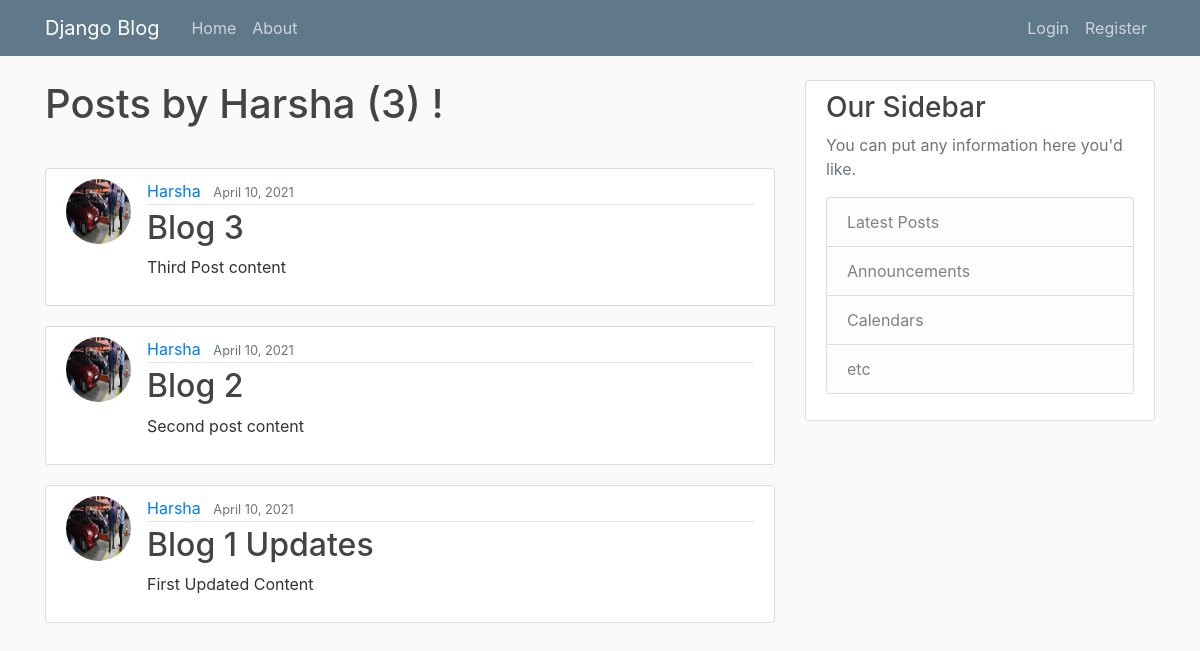
/user/Harsha/, run on an earlier commit of the app's database.
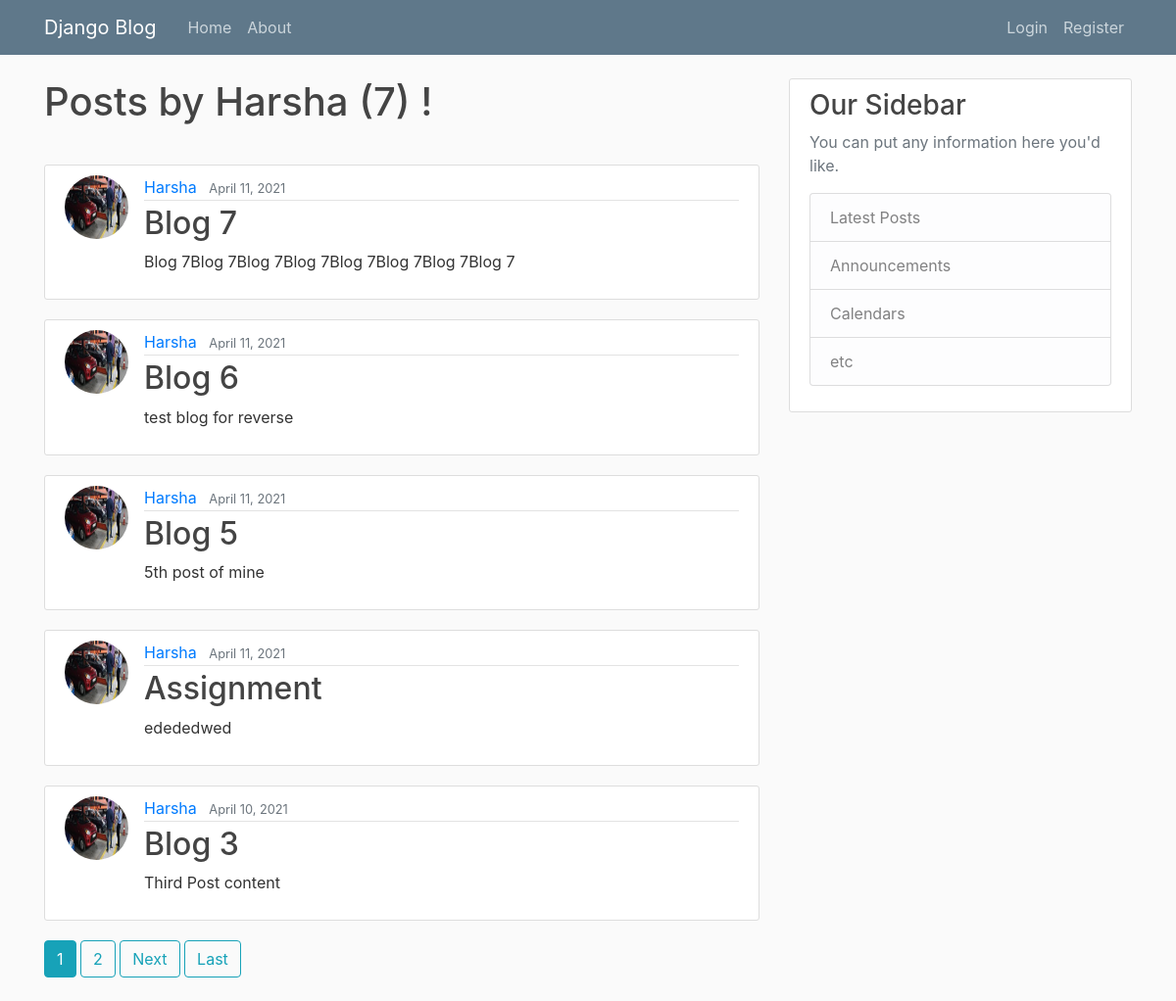
And on a later commit of the database.
### blog/models.py (models this page shows, shortened)
class Post(models.Model):
    title = models.CharField(max_length=100)
    content = models.TextField()
    date_posted = models.DateTimeField(default=timezone.now)
    author = models.ForeignKey(User, on_delete=models.CASCADE)

### users/models.py (models this page shows, shortened)
class Profile(models.Model):
    user = models.OneToOneField(User, on_delete=models.CASCADE)
    image = models.ImageField(default='default.jpg', upload_to ='profile_pics')

### blog/views.py (the view)
# urls.py: path('user/<str:username>/', UserPostListView.as_view(), name="user-posts"),
class UserPostListView(ListView):
    model = Post            # Tells which model to query to create a List View
    template_name = 'blog/user_post.html'
    context_object_name = 'posts'
    paginate_by = 5
    def get_queryset(self):
        user = get_object_or_404(User, username=self.kwargs.get('username'))
        return Post.objects.filter(author=user).order_by('-date_posted')

### blog/templates/blog/user_post.html (shortened to what this page needs)
{% extends "blog/base.html" %}
{% block content %}
    <h1 class="mb-3">Posts by {{ view.kwargs.username }} ({{ page_obj.paginator.count }}) !</h1>
    <br>
    {% for post in posts %}
        <article class="media content-section">
            <img class="rounded-circle article-img" src="{{ post.author.profile.image.url }}" alt="Image">
            <div class="media-body">
            <div class="article-metadata">
                <a class="mr-2" href="{% url 'user-posts' post.author.username %}">{{ post.author }}</a>
                <small class="text-muted">{{ post.date_posted|date:"F d, Y" }}</small>
            </div>
            <h2><a class="article-title" href="{% url 'post-detail' post.id  %}">{{ post.title }}</a></h2>
            <p class="article-content">{{ post.content }}</p>
            </div>
        </article>
    {% endfor %}
    {% if is_paginated %}
        {% for num in page_obj.paginator.page_range %}
            {% if page_obj.number == num %}
                <a class="btn btn-info mb-4" href="?page={{ num }}">{{ num }}</a>
            {% elif num > page_obj.number|add:'-3' and num < page_obj.number|add:'3' %}
                <a class="btn btn-outline-info mb-4" href="?page={{ num }}">{{ num }}</a>
            {% endif %}
        {% endfor %}
        {% if page_obj.has_next %}
            <a class="btn btn-outline-info mb-4" href="?page={{ page_obj.next_page_number }}">Next</a>
            <a class="btn btn-outline-info mb-4" href="?page={{ page_obj.paginator.num_pages }}">Last</a>
        {% endif %}
    {% endif %}
{% endblock %}

What changed in the data, as far as the page shows it:
no longer on this page (row unchanged): Post: author.profile.image (picture), author "Harsha", date_posted "April 10, 2021", title "Blog 2", content "Second post content"
no longer on this page (row unchanged): Post: author.profile.image (picture), author "Harsha", date_posted "April 10, 2021", title "Blog 1 Updates", content "First Updated Content"
added Post: author.profile.image (picture), author "Harsha", date_posted "April 11, 2021", title "Blog 7", content "Blog 7Blog 7Blog 7Blog 7Blog 7Blog 7Blog 7Blog 7"
added Post: author.profile.image (picture), author "Harsha", date_posted "April 11, 2021", title "Blog 6", content "test blog for reverse"
added Post: author.profile.image (picture), author "Harsha", date_posted "April 11, 2021", title "Blog 5", content "5th post of mine"
added Post: author.profile.image (picture), author "Harsha", date_posted "April 11, 2021", title "Assignment", content "edededwed"
Also different on the page:
{{ page_obj.paginator.count }}: "3" → "7"
new list line: "1"
new list line: "2"
text now shown: "Next Last"
